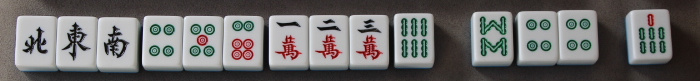
#> input picture app/assets/test_fixtures/commons-ting-row-2.jpg, 700 x 81 px
$ python -i audit_rf100vl.py   (imports and definitions only)
#> lines starting #> are read from the running program, lines starting #| are printed output that depends on the picture
"""Audit RF100-VL Mahjong and retain image-level, duplicate-grouped splits.

Unknown physical tile sets and capture sessions remain unknown. These grouped
splits are internal diagnostics, never an unseen-physical-set test claim.
"""
from __future__ import annotations

import collections
import hashlib
import json
import math
from pathlib import Path
import re
import sys

import numpy as np
from PIL import Image

BASE = Path(__file__).resolve().parent
ROOT = BASE.parents[1]
DATA = BASE / "rf100vl_mahjong"
VERSION = "rf100vl-mahjong-v2@1987e22ed542539fb3d0b8a3456455c2725079a1"
NS = "rf100vl-mahjong-v2"


def sha(data: bytes) -> str:
    return hashlib.sha256(data).hexdigest()


# [5 lines left out: function canonical, not called in this run]


def bits_hex(bits: np.ndarray) -> str:
    value = 0
    for bit in bits.reshape(-1):
        value = (value << 1) | bool(bit)
    return f"{value:016x}"


def fingerprints(path: Path) -> dict:
    with Image.open(path) as image:
        # RF100 export already auto-oriented pixels and stripped EXIF. Never
        # rotate pixels again independently of the supplied COCO boxes.
#> image is the input picture: PIL image 700x81 RGB; mean R, G, B 108.5, 107, 106.2
        rgb = image.convert("RGB")
        width, height = rgb.size
#> width = 700; height = 81
        pixel_hash = sha(f"{width}x{height}:RGB:".encode() + rgb.tobytes())
        gray = rgb.convert("L")
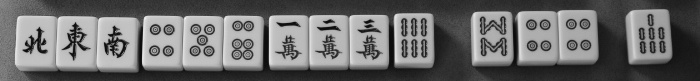
#> gray: PIL image 700x81 L; min 7, max 247, mean 107.4
        small = np.asarray(gray.resize((9, 8), Image.Resampling.LANCZOS))
        dhash = bits_hex(small[:, :-1] > small[:, 1:])
#> the loop in bits_hex, `for bit in bits.reshape(-1):` made 64 passes
#> (bit, value) on passes 2 to 13: (False, 2), (True, 5), (True, 11), (False, 22), (False, 44), (False, 88), (True, 177), (True, 355), (False, 710), (True, 1421), (False, 2842), (True, 5685)
#> value on pass 1: 1
#> after the loop in bits_hex, `for bit in bits.reshape(-1):`: value = 12801881180222488566
#> dhash = 'b1a96b1b2beb7ff6'
        grid = np.asarray(gray.resize((32, 32), Image.Resampling.LANCZOS), dtype=np.float64)
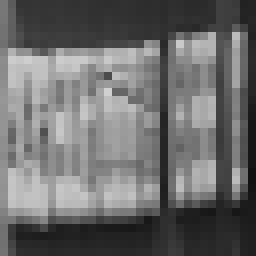
#> grid: shape (32, 32) float64 (shown 8 times larger); min 17, max 208, mean 107.4
        # Orthonormal DCT-II without another dependency. DC is excluded from
        # the threshold; the remaining 63 low frequencies describe structure.
        x = np.arange(32)
        cosine = np.cos(np.pi * (2 * x[None, :] + 1) * x[:, None] / 64)
        cosine[0] *= 1 / math.sqrt(2)
        dct = cosine @ grid @ cosine.T
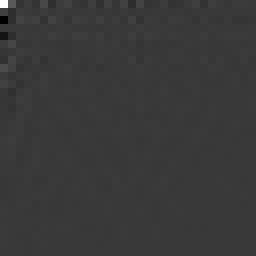
#> dct: shape (32, 32) float64 (shown 8 times larger); min -15984, max 54997.5, mean 54.4; drawn with min black and max white
        low = dct[:8, :8].reshape(-1)
#> low = 64 values, max 54997.5 at index 0, min -15984 at index 16, mean 732.9
        phash = bits_hex(low > np.median(low[1:]))
#> the loop in bits_hex (call 2), `for bit in bits.reshape(-1):` made 64 passes
#> (bit, value) on passes 3 to 14: (False, 6), (True, 13), (False, 26), (True, 53), (False, 106), (True, 213), (True, 427), (False, 854), (True, 1709), (True, 3419), (False, 6838), (True, 13677)
#> value on passes 1 to 2: 1, 3
#> phash = 'd5b53b053bc83c4a'
        thumb = np.asarray(rgb.resize((32, 32), Image.Resampling.BILINEAR), dtype=np.uint8)
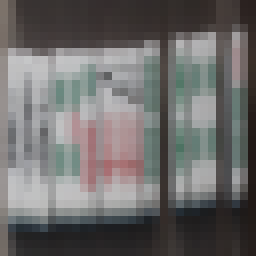
#> thumb: shape (32, 32, 3) (shown 8 times larger); mean R, G, B 108.6, 107, 106.3
        return {"width": width, "height": height, "pixel_sha256": pixel_hash, "dhash64": dhash, "phash64": phash, "thumb": thumb}


# [162 lines left out: function main, not called in this run]


# [2 lines not run here, left out]

>>> result = fingerprints('../../../app/assets/test_fixtures/commons-ting-row-2.jpg')
#> result = 6 items
